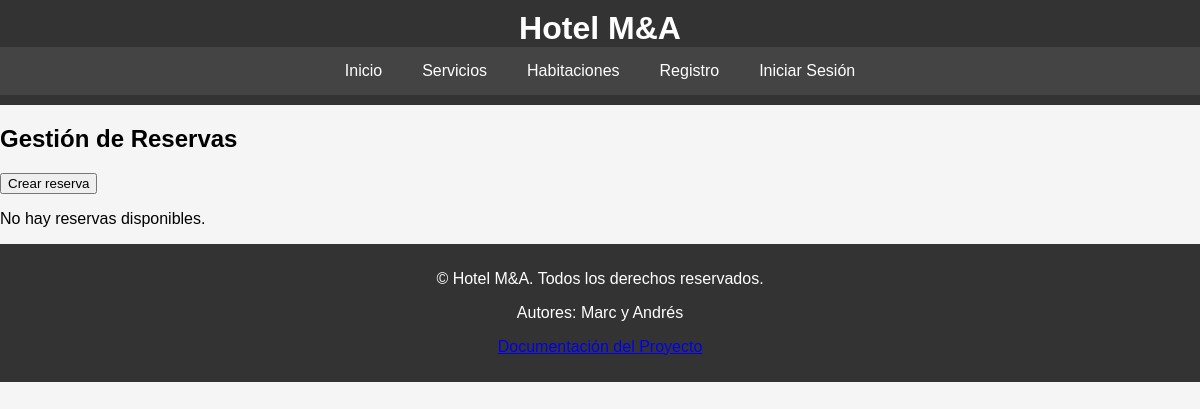
The page /vista/reserva_recepcionista.php on the database as committed earlier.
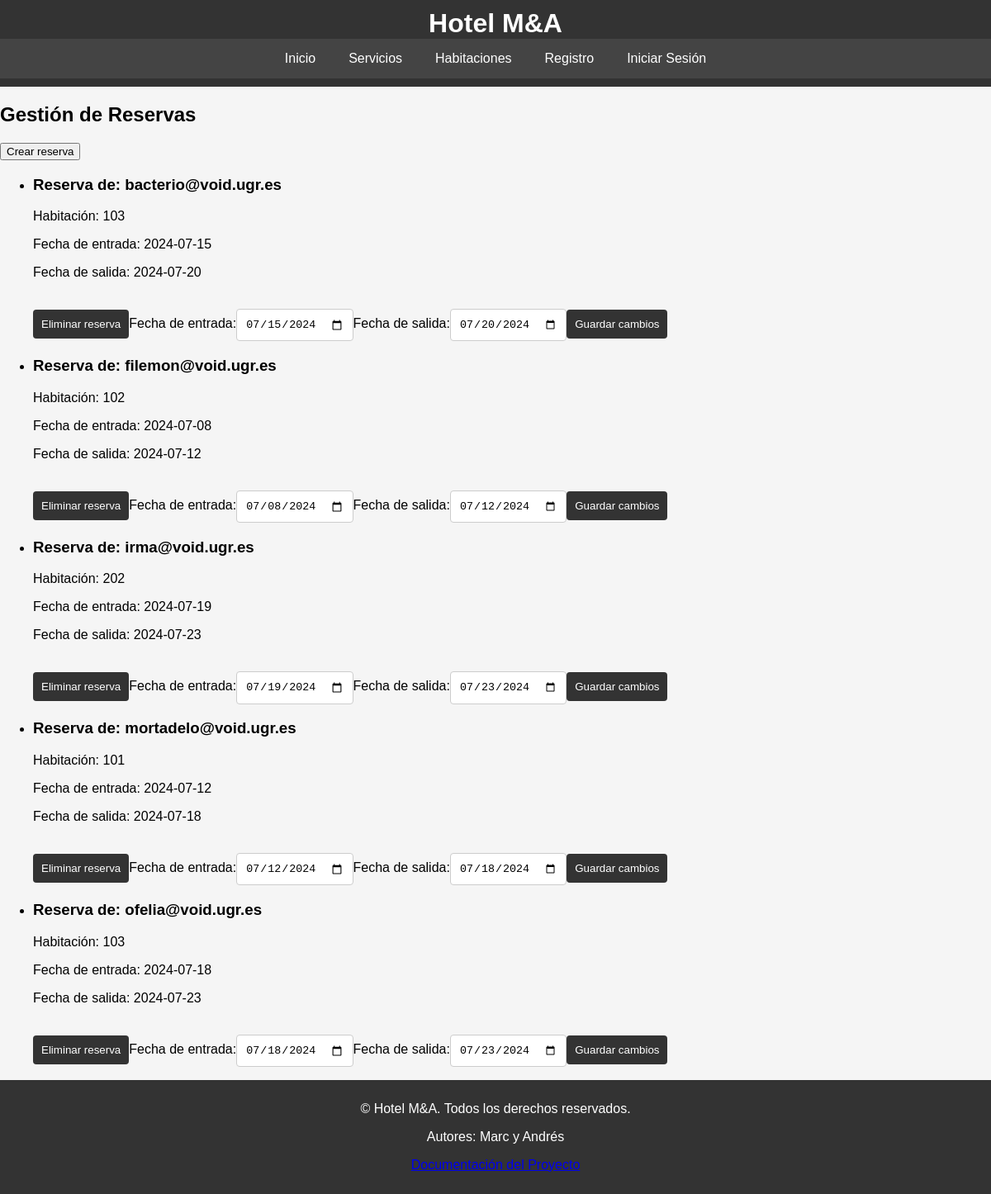
The same page on the database as committed later.
### tables this page shows
CREATE TABLE `reserva` (
  `email` varchar(99) NOT NULL,
  `num_hab` int(11) NOT NULL,
  `personas` int(11) NOT NULL,
  `comentarios` varchar(100) NOT NULL,
  `entrada` date NOT NULL,
  `salida` date NOT NULL,
  `Estado` enum('Operativa','Pendiente','Confirmada') NOT NULL,
  `Marca` date NOT NULL,
  PRIMARY KEY (`email`,`num_hab`),
  KEY `num_hab` (`num_hab`),
  CONSTRAINT `reserva_ibfk_1` FOREIGN KEY (`email`) REFERENCES `usuario` (`email`) ON DELETE CASCADE ON UPDATE CASCADE,
  CONSTRAINT `reserva_ibfk_2` FOREIGN KEY (`num_hab`) REFERENCES `habitacion` (`numero`) ON DELETE CASCADE ON UPDATE CASCADE
);

### modelos/funcionesdb.php (called while the page is built, shortened)
<?php
function conectar(){
    $conexion = new mysqli("localhost", "andresgarrido2324", "raRlaKmWlaoI7LMK", "andresgarrido2324");
    return $conexion;
}
function obtener_reservas(){
    $conexion = conectar();
    $sql = "SELECT * FROM reserva";
    $resultado = $conexion->query($sql);
    $reservas = array();
    while($fila = $resultado->fetch_assoc()){
        $reservas[] = $fila;
    }
    return $reservas;
}
?>

### vista/reserva_recepcionista.php (the view, shortened to what this page needs)
<?php
include '../modelos/funcionesdb.php';
$reservas = obtener_reservas();
?>
<!DOCTYPE html>
<html>
<head>
    <link rel="stylesheet" href="styles.css">
</head>
<body>
<?php include 'header.php'; ?>
<main>
    <section>
        <h2>Gestión de Reservas</h2>
        <button onclick="document.getElementById('crear-reserva-form').style.display='block'">Crear reserva</button>
        <?php
            require_once '../controlador/controlador.php';
        ?>
        <?php
        if (count($reservas) > 0) {
            echo "<ul>";
            foreach ($reservas as $fila) {
                echo "<li>";
                echo "<h3>Reserva de: " . htmlspecialchars($fila["email"]) . "</h3>";
                echo "<p>Habitación: " . htmlspecialchars($fila["num_hab"]) . "</p>";
                echo "<p>Fecha de entrada: " . htmlspecialchars($fila["entrada"]) . "</p>";
                echo "<p>Fecha de salida: " . htmlspecialchars($fila["salida"]) . "</p>";
                echo "<form method='POST' action='eliminar_reserva.php' style='display:inline;'>";
                echo "<button type='submit'>Eliminar reserva</button>";
                echo "</form>";
                echo "<form method='POST' action='procesar_edicion_reserva.php' style='display:inline;'>";
                echo "<label for='entrada'>Fecha de entrada:</label>";
                echo "<input type='date' id='entrada' name='entrada' value='" . htmlspecialchars($fila["entrada"]) . "'>";
                echo "<label for='salida'>Fecha de salida:</label>";
                echo "<input type='date' id='salida' name='salida' value='" . htmlspecialchars($fila["salida"]) . "'>";
                echo "<button type='submit'>Guardar cambios</button>";
                echo "</form>";
                echo "</li>";
            }
            echo "</ul>";
        } else {
            echo "<p>No hay reservas disponibles.</p>";
        }
        ?>
    </section>
</main>
<?php include 'footer.php'; ?>
</body>
</html>

### vista/header.php (shortened to what this page needs)
<header>
    <h1>Hotel M&A</h1>
    <nav>
        <ul>
            <li><a href="../index.php">Inicio</a></li>
            <?php
                    if ($_COOKIE['rol'] == 'cliente'){
                        echo '<li><a href="servicios.php">Servicios</a></li>
                        <li><a href="habitaciones.php">Habitaciones</a></li>';
                        echo '<li><a href="reservas.php">Reservas</a></li>';
                        echo '<li><a href="logout.php">Cerrar Sesión</a></li>';
                    }
                    elseif ($_COOKIE['rol'] == 'admin'){
                        echo '<li><a href="gestion_admin.php">Gestión de Base de Datos</a></li>';
                        echo '<li><a href="reserva_recepcionista.php">Gestión de Reservas</a></li>';
                        echo '<li><a href="crudusuario.php">CRUD Usuarios</a></li>';
                        echo '<li><a href="logout.php">Cerrar Sesión</a></li>';
                    }
                    elseif ($_COOKIE['rol'] == 'recepcionista') {
                        echo '<li><a href="servicios.php">Servicios</a></li>
                        <li><a href="habitaciones.php">Habitaciones</a></li>';
                        echo '<li><a href="reserva_recepcionista.php">Gestión de Reservas</a></li>';
                        echo '<li><a href="crudusuario.php">CRUD Usuarios</a></li>';
                        echo '<li><a href="logout.php">Cerrar Sesión</a></li>';
                    }
                    elseif (isset($_COOKIE['rol']) == 'anonimo' || !isset($_COOKIE['rol'])) {
                        echo '<li><a href="servicios.php">Servicios</a></li>
                                <li><a href="habitaciones.php">Habitaciones</a></li>';
                        echo '<li><a href="registro.php">Registro</a></li>
                            <li><a href="login.php">Iniciar Sesión</a></li>';
                    }
            ?>
        </ul>
    </nav>
</header>

### vista/footer.php
<footer>
    <p>&copy; Hotel M&A. Todos los derechos reservados.</p>
    <p>Autores: Marc y Andrés</p>
    <p><a href="documentacion.pdf">Documentación del Proyecto</a></p>
</footer>

### vista/styles.css (style rules this page uses)
body { font-family: Arial, sans-serif; margin: 0; padding: 0; background-color: #f5f5f5; }
header { background-color: #333; color: white; padding: 10px 0; text-align: center; }
header h1 { margin: 0; font-size: 2em; }
nav ul { list-style-type: none; padding: 0; display: flex; justify-content: center; background-color: #444; margin: 0; }
nav ul li { margin: 0; }
nav ul li a { color: white; padding: 15px 20px; display: block; text-decoration: none; }
form { display: flex; flex-direction: column; }
form label { margin-top: 10px; }
form input[type="text"], form input[type="email"], form input[type="password"], form input[type="date"], form input[type="number"] { padding: 10px; margin-top: 5px; border: 1px solid #ccc; border-radius: 4px; }
form button { margin-top: 20px; padding: 10px; background-color: #333; color: white; border: none; cursor: pointer; border-radius: 4px; }
footer { background-color: #333; color: white; text-align: center; padding: 10px 0; height: 20%; bottom: 0; width: 100%; }

Rows that differ between the two databases and show on the page:
added reserva: email "bacterio@void.ugr.es", num_hab "103", entrada "2024-07-15", salida "2024-07-20", entrada "07/15/2024", salida "07/20/2024"
added reserva: email "filemon@void.ugr.es", num_hab "102", entrada "2024-07-08", salida "2024-07-12", entrada "07/08/2024", salida "07/12/2024"
added reserva: email "irma@void.ugr.es", num_hab "202", entrada "2024-07-19", salida "2024-07-23", entrada "07/19/2024", salida "07/23/2024"
added reserva: email "mortadelo@void.ugr.es", num_hab "101", entrada "2024-07-12", salida "2024-07-18", entrada "07/12/2024", salida "07/18/2024"
added reserva: email "ofelia@void.ugr.es", num_hab "103", entrada "2024-07-18", salida "2024-07-23", entrada "07/18/2024", salida "07/23/2024"
Other text that changed with them:
text no longer shown: "No hay reservas disponibles."
